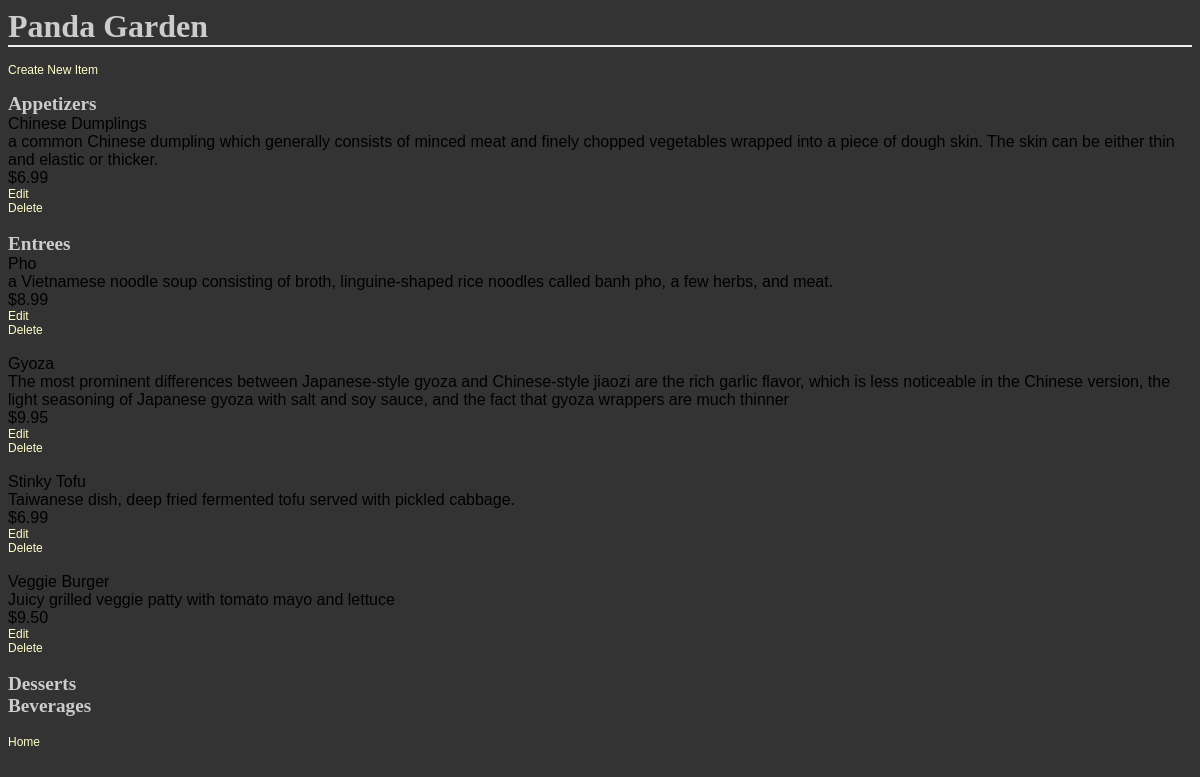
The page /restaurant/3/menu/ on the database its author committed.
### database_setup.py (models this page shows, shortened)
class Restaurant(Base):
    __tablename__ = 'restaurant'
    name = Column(String(80), nullable=False)
    id = Column(Integer, primary_key=True)

class MenuItem(Base):
    __tablename__ = 'menu_item'
    name = Column(String(80), nullable=False)
    id = Column(Integer, primary_key=True)
    course = Column(String(250))
    description = Column(String(250))
    price = Column(String(8))
    restaurant_id = Column(Integer, ForeignKey('restaurant.id'))
    restaurant = relationship(Restaurant)

### finalproject.py (the view)
@app.route('/restaurant/<int:restaurant_id>/')
@app.route('/restaurant/<int:restaurant_id>/menu/')
def show_menu(restaurant_id):
    restaurant = session.query(Restaurant).filter_by(id=restaurant_id).one()
    items = session.query(MenuItem).filter_by(restaurant_id=restaurant.id).all()
    return render_template('menu.html', restaurant=restaurant, items=items)

### templates/menu.html (shortened to what this page needs)
<html>
    <head>
        <link rel=stylesheet type=text/css href="{{ url_for('static', filename='styles.css') }}">
    </head>
    <body>
        <h1>{{restaurant.name}}</h1>
        <p><a href="{{url_for('new_menu_item', restaurant_id=restaurant['id'])}}">Create New Item</a></p>
        {% if not items %}
        <p>You currently have no menu items.</p>
        {% else %}
        {% set appetizers = items|selectattr("course", "equalto", "Appetizer")|list %}
        {% set entrees = items|selectattr("course", "equalto", "Entree")|list %}
        <h2>Appetizers</h2>
            {% for item in appetizers %}
            {{item.name}}<br>
            {{item.description}}<br>
            {{item.price}}<br>
            <a href="{{url_for('edit_menu_item', restaurant_id=restaurant['id'], menu_id=item['id'])}}">Edit</a><br>
            <a href="{{url_for('delete_menu_item', restaurant_id=restaurant['id'], menu_id=item['id'])}}">Delete</a><br>
            <br>
            {% endfor %}
        <h2>Entrees</h2>
        {% for item in entrees %}
        {{item.name}}<br>
        {{item.description}}<br>
        {{item.price}}<br>
        <a href="{{url_for('edit_menu_item', restaurant_id=restaurant['id'], menu_id=item['id'])}}">Edit</a><br>
        <a href="{{url_for('delete_menu_item', restaurant_id=restaurant['id'], menu_id=item['id'])}}">Delete</a><br>
        <br>
        {% endfor %}
        <h2>Desserts</h2>
        <h2>Beverages</h2>
        {% endif %}
    <br>
    <a href="{{url_for('show_restaurants')}}">Home</a>
    </body>
</html>

### static/styles.css (style rules this page uses)
body { font-family: sans-serif; background-color: #333333; background-image: url('https://cloud.githubusercontent.com/assets/9041401/6119508/7cbced14-b07e-11e4-9dbd-f01488203879.jpg') }
h1, h2, h3, h4 { color: #CCCCCC; }
h1, h2 { font-family: 'Georgia', serif; margin: 0; }
h1 { border-bottom: 2px solid #eee; }
h2 { font-size: 1.2em; }
p { color: #CCCCCC; }
a { text-decoration: none; color:#FFFFCC; font-size: .75em; }

### rows shown on the page
Restaurant: name "Panda Garden"
MenuItem: name "Chinese Dumplings", description "a common Chinese dumpling which generally consists of minced meat and finely chopped vegetables wrapped into a piece of dough skin. The skin can be either thin and elastic or thicker.", price "$6.99"
MenuItem: name "Pho", description "a Vietnamese noodle soup consisting of broth, linguine-shaped rice noodles called banh pho, a few herbs, and meat.", price "$8.99"
MenuItem: name "Gyoza", description "The most prominent differences between Japanese-style gyoza and Chinese-style jiaozi are the rich garlic flavor, which is less noticeable in the Chinese version, the light seasoning of Japanese gyoza with salt and soy sauce, and the fact that gyoza wrappers are much thinner", price "$9.95"
MenuItem: name "Stinky Tofu", description "Taiwanese dish, deep fried fermented tofu served with pickled cabbage.", price "$6.99"
MenuItem: name "Veggie Burger", description "Juicy grilled veggie patty with tomato mayo and lettuce", price "$9.50"
